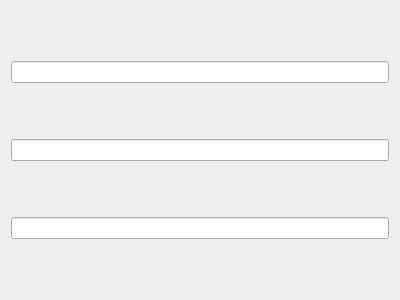
<?xml version="1.0" encoding="UTF-8"?>
<ui version="4.0">
 <class>SettingsDialog</class>
 <widget class="QWidget" name="SettingsDialog">
  <property name="geometry">
   <rect>
    <x>0</x>
    <y>0</y>
    <width>400</width>
    <height>300</height>
   </rect>
  </property>
  <property name="windowTitle">
   <string>Form</string>
  </property>
  <layout class="QVBoxLayout" name="verticalLayout">
   <item>
    <layout class="QHBoxLayout" name="horizontalLayout">
     <item>
      <widget class="QLineEdit" name="lineEdit"/>
     </item>
    </layout>
   </item>
   <item>
    <layout class="QHBoxLayout" name="horizontalLayout_2">
     <item>
      <widget class="QLineEdit" name="lineEdit_2"/>
     </item>
    </layout>
   </item>
   <item>
    <layout class="QHBoxLayout" name="horizontalLayout_3">
     <item>
      <widget class="QLineEdit" name="lineEdit_3"/>
     </item>
    </layout>
   </item>
  </layout>
 </widget>
 <resources/>
 <connections/>
</ui>
